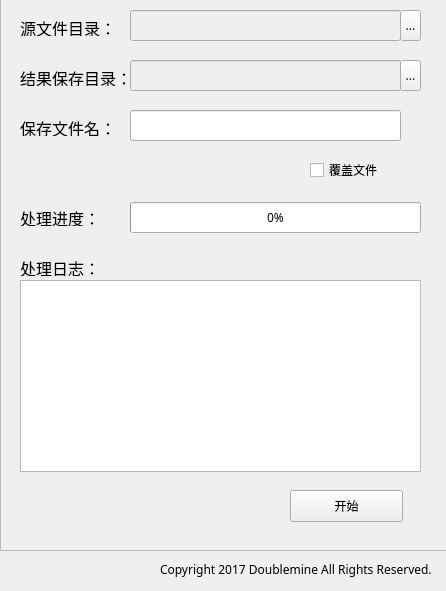
<?xml version="1.0" encoding="UTF-8"?>
<ui version="4.0">
 <class>MainWindow</class>
 <widget class="QMainWindow" name="MainWindow">
  <property name="geometry">
   <rect>
    <x>0</x>
    <y>0</y>
    <width>446</width>
    <height>591</height>
   </rect>
  </property>
  <property name="maximumSize">
   <size>
    <width>446</width>
    <height>591</height>
   </size>
  </property>
  <property name="windowTitle">
   <string>毛主席的鄙视</string>
  </property>
  <widget class="QWidget" name="centralwidget">
   <widget class="QFrame" name="frame">
    <property name="geometry">
     <rect>
      <x>0</x>
      <y>-10</y>
      <width>601</width>
      <height>561</height>
     </rect>
    </property>
    <property name="font">
     <font>
      <family>微软雅黑</family>
     </font>
    </property>
    <property name="frameShape">
     <enum>QFrame::StyledPanel</enum>
    </property>
    <property name="frameShadow">
     <enum>QFrame::Raised</enum>
    </property>
    <widget class="QLabel" name="label">
     <property name="enabled">
      <bool>true</bool>
     </property>
     <property name="geometry">
      <rect>
       <x>20</x>
       <y>30</y>
       <width>101</width>
       <height>16</height>
      </rect>
     </property>
     <property name="font">
      <font>
       <family>等线</family>
       <pointsize>12</pointsize>
       <weight>50</weight>
       <bold>false</bold>
      </font>
     </property>
     <property name="text">
      <string>源文件目录：</string>
     </property>
    </widget>
    <widget class="QLineEdit" name="lineEdit">
     <property name="enabled">
      <bool>false</bool>
     </property>
     <property name="geometry">
      <rect>
       <x>130</x>
       <y>20</y>
       <width>271</width>
       <height>31</height>
      </rect>
     </property>
    </widget>
    <widget class="QLabel" name="label_2">
     <property name="enabled">
      <bool>true</bool>
     </property>
     <property name="geometry">
      <rect>
       <x>20</x>
       <y>80</y>
       <width>111</width>
       <height>16</height>
      </rect>
     </property>
     <property name="font">
      <font>
       <family>等线</family>
       <pointsize>12</pointsize>
       <weight>50</weight>
       <bold>false</bold>
      </font>
     </property>
     <property name="text">
      <string>结果保存目录：</string>
     </property>
    </widget>
    <widget class="QLineEdit" name="lineEdit_2">
     <property name="enabled">
      <bool>false</bool>
     </property>
     <property name="geometry">
      <rect>
       <x>130</x>
       <y>70</y>
       <width>271</width>
       <height>31</height>
      </rect>
     </property>
    </widget>
    <widget class="QLabel" name="label_3">
     <property name="enabled">
      <bool>true</bool>
     </property>
     <property name="geometry">
      <rect>
       <x>20</x>
       <y>130</y>
       <width>111</width>
       <height>16</height>
      </rect>
     </property>
     <property name="font">
      <font>
       <family>等线</family>
       <pointsize>12</pointsize>
       <weight>50</weight>
       <bold>false</bold>
      </font>
     </property>
     <property name="text">
      <string>保存文件名：</string>
     </property>
    </widget>
    <widget class="QLineEdit" name="lineEdit_3">
     <property name="geometry">
      <rect>
       <x>130</x>
       <y>120</y>
       <width>271</width>
       <height>31</height>
      </rect>
     </property>
     <property name="maxLength">
      <number>20</number>
     </property>
    </widget>
    <widget class="QCheckBox" name="checkBox">
     <property name="geometry">
      <rect>
       <x>310</x>
       <y>170</y>
       <width>87</width>
       <height>20</height>
      </rect>
     </property>
     <property name="font">
      <font>
       <pointsize>9</pointsize>
      </font>
     </property>
     <property name="text">
      <string>覆盖文件</string>
     </property>
    </widget>
    <widget class="QProgressBar" name="progressBar">
     <property name="geometry">
      <rect>
       <x>130</x>
       <y>212</y>
       <width>291</width>
       <height>31</height>
      </rect>
     </property>
     <property name="value">
      <number>0</number>
     </property>
     <property name="orientation">
      <enum>Qt::Horizontal</enum>
     </property>
    </widget>
    <widget class="QLabel" name="label_4">
     <property name="geometry">
      <rect>
       <x>20</x>
       <y>220</y>
       <width>81</width>
       <height>16</height>
      </rect>
     </property>
     <property name="font">
      <font>
       <family>等线</family>
       <pointsize>12</pointsize>
      </font>
     </property>
     <property name="text">
      <string>处理进度：</string>
     </property>
    </widget>
    <widget class="QTextBrowser" name="textBrowser">
     <property name="geometry">
      <rect>
       <x>20</x>
       <y>290</y>
       <width>401</width>
       <height>192</height>
      </rect>
     </property>
    </widget>
    <widget class="QLabel" name="label_5">
     <property name="geometry">
      <rect>
       <x>20</x>
       <y>270</y>
       <width>81</width>
       <height>16</height>
      </rect>
     </property>
     <property name="font">
      <font>
       <family>等线</family>
       <pointsize>12</pointsize>
      </font>
     </property>
     <property name="text">
      <string>处理日志：</string>
     </property>
    </widget>
    <widget class="QPushButton" name="pushButton">
     <property name="geometry">
      <rect>
       <x>290</x>
       <y>500</y>
       <width>113</width>
       <height>32</height>
      </rect>
     </property>
     <property name="text">
      <string>开始</string>
     </property>
    </widget>
    <widget class="QToolButton" name="toolButton">
     <property name="geometry">
      <rect>
       <x>400</x>
       <y>20</y>
       <width>21</width>
       <height>31</height>
      </rect>
     </property>
     <property name="text">
      <string>...</string>
     </property>
    </widget>
    <widget class="QToolButton" name="toolButton_2">
     <property name="geometry">
      <rect>
       <x>400</x>
       <y>70</y>
       <width>21</width>
       <height>31</height>
      </rect>
     </property>
     <property name="text">
      <string>...</string>
     </property>
    </widget>
   </widget>
   <widget class="QLabel" name="label_6">
    <property name="geometry">
     <rect>
      <x>160</x>
      <y>560</y>
      <width>271</width>
      <height>20</height>
     </rect>
    </property>
    <property name="font">
     <font>
      <family>等线</family>
      <pointsize>9</pointsize>
     </font>
    </property>
    <property name="text">
     <string>Copyright 2017 Doublemine All Rights Reserved.</string>
    </property>
    <property name="textInteractionFlags">
     <set>Qt::TextBrowserInteraction</set>
    </property>
   </widget>
  </widget>
 </widget>
 <resources/>
 <connections/>
</ui>
